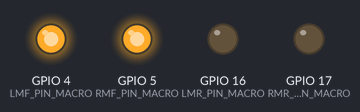
The sketch below on a simulated ESP32. On the bench: output pins drawn as LEDs (lit = HIGH).

Above: at 0.05 s.
At 1.5 s:
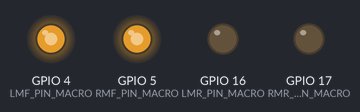
At 3.0 s:
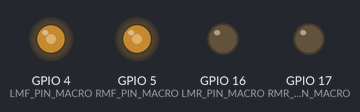
Timing chart, 0 to 6.9 s (numbered marks = the images above):
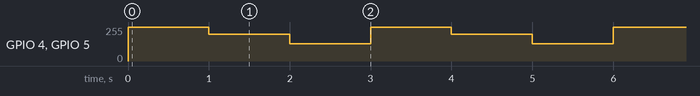

Measured:
- by itself, GPIO 4 (LMF_PIN_MACRO), GPIO 5 (RMF_PIN_MACRO): repeats every 3.0 s: 199/255 1.0 s, 128/255 1.0 s, 255/255 1.0 s

The sketch:

PWMMotorControl.ino
```cpp
#include "safeMotorControlPWM.h"

// !!!!!!!!!!!! DONT MESS UP THE PIN NUMBERS !!!!!!!!!!!!
#define LMF_PIN_MACRO 4 // Left Motor Forward
#define LMR_PIN_MACRO 16 // Left Motor Reverse
#define RMF_PIN_MACRO 5 // Right Motor Forward
#define RMR_PIN_MACRO 17 // Right Motor Reverse
#define triggerPin 25 // Trigger pin for ultrasonic sensor
#define echoPin 26 // Echo pin for ultrasonic sensor
#define compassSDA 21 // SDA pin for compass
#define compassSCL 22 // SCL pin for compass
// !!!!!!!!!!!!!!!!!!!!!!!!!!!!!!!!!!!!!!!!!!!!!!!!!!!!!!


safeMotorControlPWM mc(LMF_PIN_MACRO, LMR_PIN_MACRO, RMF_PIN_MACRO, RMR_PIN_MACRO);

void setup() {
  mc.stop();
}

void loop() {
  mc.driveForward(255);
  delay(1000);
  mc.driveForward(200);
  delay(1000);
  mc.driveForward(128);
  delay(1000);
}
```

safeMotorControlPWM.h
```cpp
// The safeMotoControlPWM class performs validation on all motor control commands
// This class is specific to this project (to some extent)

#define PWM_FREQ 20000
#define PWM_RES 8

class safeMotorControlPWM{
protected:
  bool set_LMF = false;
  bool set_LMR = false;
  bool set_RMF = false;
  bool set_RMR = false;
  int LMF_DUTY = -1;
  int LMR_DUTY = -1;
  int RMF_DUTY = -1;
  int RMR_DUTY = -1;
  int LMF_PIN = -1;
  int LMR_PIN = -1;
  int RMF_PIN = -1;
  int RMR_PIN = -1;
  int LMF_CHANNEL = -1;
  int LMR_CHANNEL = -1;
  int RMF_CHANNEL = -1;
  int RMR_CHANNEL = -1;

  // Set all the set vars to false *doesnt update the pins*
  void zeroAllVariables(){
    this->set_LMF = false;
    this->LMF_DUTY = 0;
    this->set_LMR = false;
    this->LMR_DUTY = 0;
    this->set_RMF = false;
    this->RMF_DUTY = 0;
    this->set_RMR = false;
    this->RMR_DUTY = 0;
  }

  // Verify that pin settings wont blow shit up
  bool validatePinSettings(){
    // Verify write to pins:
    // (Ensure that we arent trying to run either motor forward and reverse at the same time)
    if(this->set_LMF && this->set_LMR){ // Left motor forward and reverse at the same time
      this->zeroAllVariables(); // Zero all the variables to prevent anything going wrong
      return false;
    }
    if(this->set_RMF && this->set_RMR){ // Right motor forward and reverse at the same time
      this->zeroAllVariables(); // Zero all the variables to prevent anything going wrong
      return false;
    }
    // Verify duty cycles are between 0 and 255:
    // Error wont be returned here, the duties will just be corrected
    // (This may not be required at all, the ledcWrite function probably does this already, but I would rather be safe)
    this->LMF_DUTY = constrain(this->LMF_DUTY, 0, 255); // This macro is part of arduino.h
    this->LMR_DUTY = constrain(this->LMR_DUTY, 0, 255);
    this->RMF_DUTY = constrain(this->RMF_DUTY, 0, 255);
    this->RMR_DUTY = constrain(this->RMR_DUTY, 0, 255);
    return true;
  }

  /*
    validateSetMotors provides a safe way to set motor states, if you try to set the pins in an unsafe way it just wont do it :)
  */
  bool validateSetMotors(){
    if(!validatePinSettings()){
      return false;
    }else{
      digitalWrite(this->LMF_PIN, this->set_LMF?HIGH:LOW);
      ledcWrite(this->LMF_CHANNEL, this->LMF_DUTY);
      digitalWrite(this->LMR_PIN, this->set_LMR?HIGH:LOW);
      ledcWrite(this->LMR_CHANNEL, this->LMR_DUTY);
      digitalWrite(this->RMF_PIN, this->set_RMF?HIGH:LOW);
      ledcWrite(this->RMF_CHANNEL, this->RMF_DUTY);
      digitalWrite(this->RMR_PIN, this->set_RMR?HIGH:LOW);
      ledcWrite(this->RMR_CHANNEL, this->RMR_DUTY);
    }
    return true;
  }

  // Zero the variables, then set the pins
  void zeroSetVars(){
    this->zeroAllVariables();
    this->validateSetMotors();
  }

public:

  safeMotorControlPWM(int LMF_PIN_NUM, int LMR_PIN_NUM, int RMF_PIN_NUM, int RMR_PIN_NUM,
                      int LMF_PWM_CHANNEL=0, int LMR_PWM_CHANNEL=1, int RMF_PWM_CHANNEL=2, int RMR_PWM_CHANNEL=3){
    // Obviously this class can only save you if you set the pin numbers correctly! Always check them :)
    this->LMF_PIN = LMF_PIN_NUM;
    this->LMR_PIN = LMR_PIN_NUM;
    this->RMF_PIN = RMF_PIN_NUM;
    this->RMR_PIN = RMR_PIN_NUM;
    this->LMF_CHANNEL = LMF_PWM_CHANNEL;
    this->LMR_CHANNEL = LMR_PWM_CHANNEL;
    this->RMF_CHANNEL = RMF_PWM_CHANNEL;
    this->RMR_CHANNEL = RMR_PWM_CHANNEL;
    // Set the pins to output:
    pinMode(this->LMF_PIN, OUTPUT);
    pinMode(this->LMR_PIN, OUTPUT);
    pinMode(this->RMF_PIN, OUTPUT);
    pinMode(this->RMR_PIN, OUTPUT);
    // Create 4 PWM channels
    ledcSetup(this->LMF_CHANNEL, PWM_FREQ, PWM_RES);
    ledcSetup(this->LMR_CHANNEL, PWM_FREQ, PWM_RES);
    ledcSetup(this->RMF_CHANNEL, PWM_FREQ, PWM_RES);
    ledcSetup(this->RMR_CHANNEL, PWM_FREQ, PWM_RES);
    // Attach the PWM channels to the pins
    ledcAttachPin(this->LMF_PIN, this->LMF_CHANNEL);
    ledcAttachPin(this->LMR_PIN, this->LMR_CHANNEL);
    ledcAttachPin(this->RMF_PIN, this->RMF_CHANNEL);
    ledcAttachPin(this->RMR_PIN, this->RMR_CHANNEL);
    // Zero everything
    this->zeroSetVars();
  }
  ~safeMotorControlPWM(){
    this->zeroSetVars();
  }

  void driveForward(int dutyCycle){
    this->zeroSetVars();
    this->set_LMF = true;
    this->set_RMF = true;
    this->LMF_DUTY = dutyCycle;
    this->RMF_DUTY = dutyCycle;
    this->validateSetMotors();
  }

  void driveBackward(int dutyCycle){
    this->zeroSetVars();
    this->set_LMR = true;
    this->set_RMR = true;
    this->LMR_DUTY = dutyCycle;
    this->RMR_DUTY = dutyCycle;
    this->validateSetMotors();
  }

  void turnLeft(int dutyCycle){
    this->zeroSetVars();
    set_LMR = true;
    set_RMF = true;
    this->LMR_DUTY = dutyCycle;
    this->RMF_DUTY = dutyCycle;
    this->validateSetMotors();
  }

  void turnRight(int dutyCycle){
    this->zeroSetVars();
    set_LMF = true;
    set_RMR = true;
    this->LMF_DUTY = dutyCycle;
    this->RMR_DUTY = dutyCycle;
    this->validateSetMotors();
  }

  void stop(){
    this->zeroSetVars();
  }

};
```
